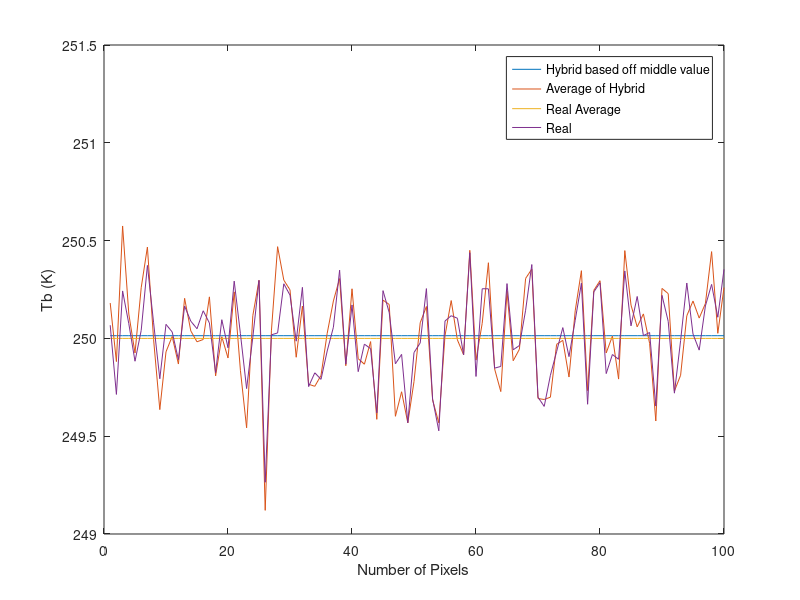
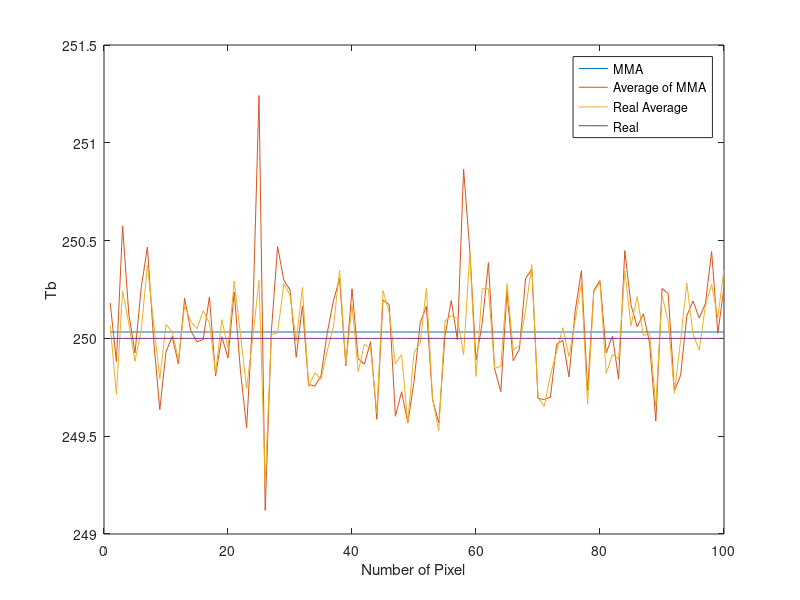
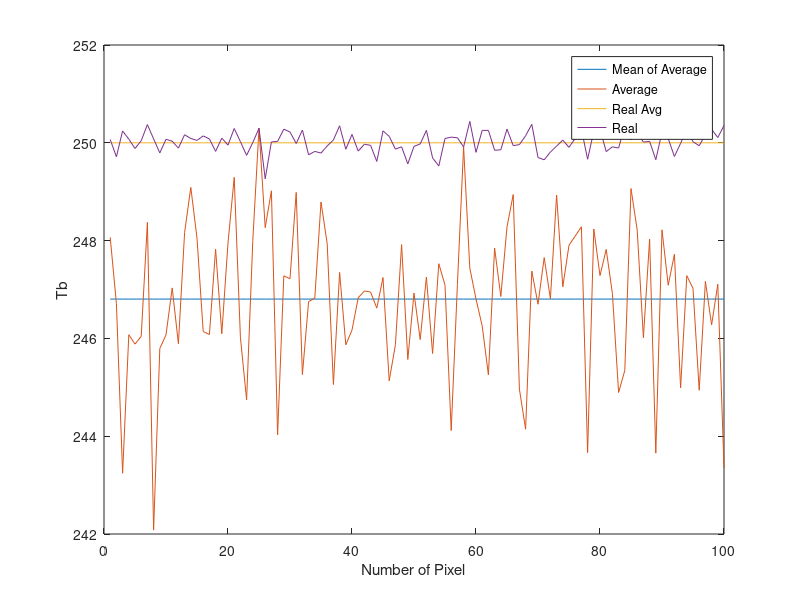

Recreate these plots in MATLAB, in order.
Tb = zeros(20,100);
for j = 1:20
    exist = binornd(1,.3);
    for i = 1:100
        cloud = binornd(1,.3);
        Tp(j,i) = normrnd(250,1);
        cloud = cloud * 20;
    
        Tb(j,i) = Tp(j,i) - cloud * exist;
    end
    
end

%real = mean(Tp,1); 
stddev = std(Tb,1);
threshold = stddev > 1.25;
average = mean(Tb,1);
temp2 = Tb > (max(Tb)-min(Tb))/2 + min(Tb);
above = Tb > (max(Tb)-min(Tb))/2 + min(Tb);%Tb > average;
above_avg = Tb .* above;
above_avg(~above_avg) = NaN;
mma = mean(above_avg,'omitnan');



hybrid_Tb = mma .* threshold + average .* ~threshold;

figure(1)
plot(ones(1,100)*mean(hybrid_Tb,'omitnan'))
hold on 
plot(hybrid_Tb)
hold on
plot(ones(1,100)*250)
hold on
plot(mean(Tp,1))
hold off
legend('Hybrid based off middle value','Average of Hybrid','Real Average','Real')
xlabel('Number of Pixels')
ylabel('Tb (K)')
axis([0 100 249 251.5])
saveas(figure(1), 'hybrid.png')

figure(2)
plot(ones(1,100)*mean(mma))
hold on
plot(mma)
hold on
plot(mean(Tp,1))
hold on
plot(ones(1,100)*250)
hold off
legend('MMA','Average of MMA','Real Average','Real')
xlabel('Number of Pixel')
ylabel('Tb')
axis([0 100 249 251.5])
saveas(figure(2),'mma.png')

figure(3)
plot(ones(1,100)*mean(average))
hold on
plot(average)
hold on
plot(ones(1,100)*250)
hold on
plot(mean(Tp,1))
hold off
legend('Mean of Average','Average','Real Avg','Real')
xlabel('Number of Pixel')
ylabel('Tb')
saveas(figure(3),'average.png')
